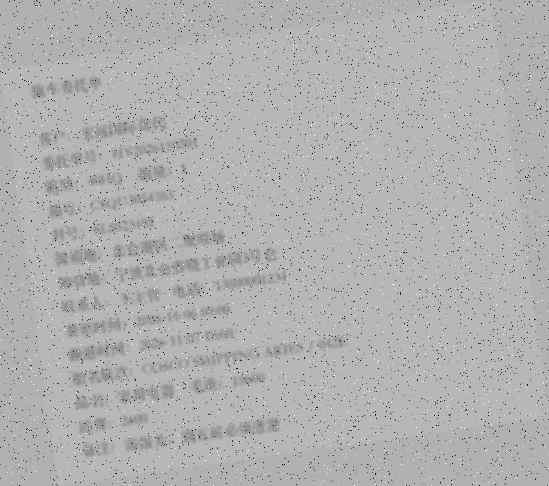
#> input picture ai-copilot/samples/fixtures/booking_degraded.png, 549 x 486 px
$ python -i enhance.py   (imports and definitions only)
#> lines starting #> are read from the running program, lines starting #| are printed output that depends on the picture
#> further down, picture is the input picture: PIL image 549x486 RGB; min 0, max 255, mean 177.6
"""图像增强（D2）。

现实里的托书照片：歪的、暗的、有阴影、有噪点、被压过。
直接丢给 OCR，掉字很厉害。

这里做三件事，都是无模型、纯图像的，跑在本地、不花钱：
1. 纠偏（deskew）——按"文字行投影方差最大"找最佳角度
2. 对比度增强 + 自适应二值化
3. 多版本 OCR —— 原图 / 增强图 / 二值图 各跑一遍，取最好的

不做的事（写明，别假装）：
- 不做透视矫正（需要四点定位，属于文档检测范畴）
- 不做去水印
- 不做超分辨率
"""
from __future__ import annotations

import io

MAX_SIDE = 2000  # 太大的图先缩，OCR 会快很多


# [29 lines left out: functions _pil, deskew, not called in this run]


def enhance(img):
    """去噪 → 自动对比 → 轻度锐化。

    注意：不要一上来就拉对比度。噪点会被一起放大，
    所以先中值滤波去椒盐噪声，再提对比。
    """
    from PIL import ImageEnhance, ImageFilter, ImageOps

    g = ImageOps.grayscale(img)
    g = g.filter(ImageFilter.MedianFilter(size=3))   # 先去噪
    g = ImageOps.autocontrast(g, cutoff=2)
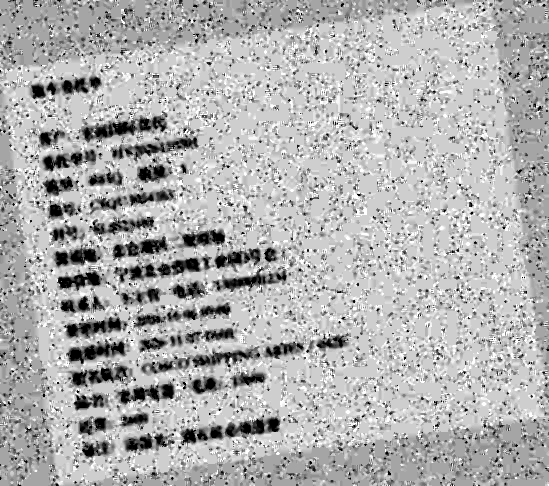
#> g: PIL image 549x486 L; min 0, max 255, mean 176.6
    g = ImageEnhance.Contrast(g).enhance(1.25)       # 温和提对比
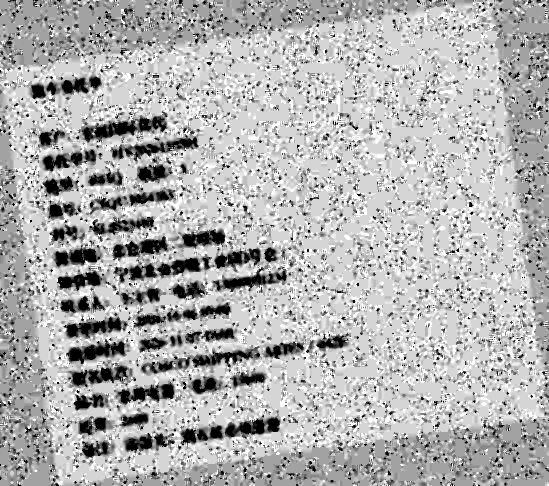
#> g: PIL image 549x486 L; min 0, max 255, mean 176.9
    return g.filter(ImageFilter.UnsharpMask(radius=1, percent=120, threshold=3))
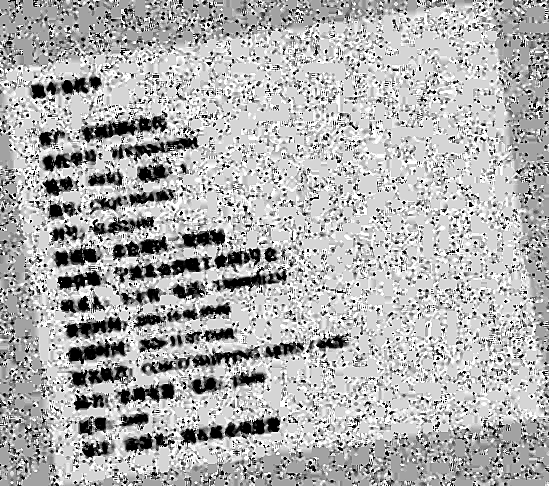
#> returned value: PIL image 549x486 L; min 0, max 255, mean 176.4


# [61 lines left out: functions _otsu_threshold, binarize, variants, _to_png, not called in this run]

>>> from PIL import Image
>>> picture = Image.open('../samples/fixtures/booking_degraded.png')
>>> result = enhance(picture)
